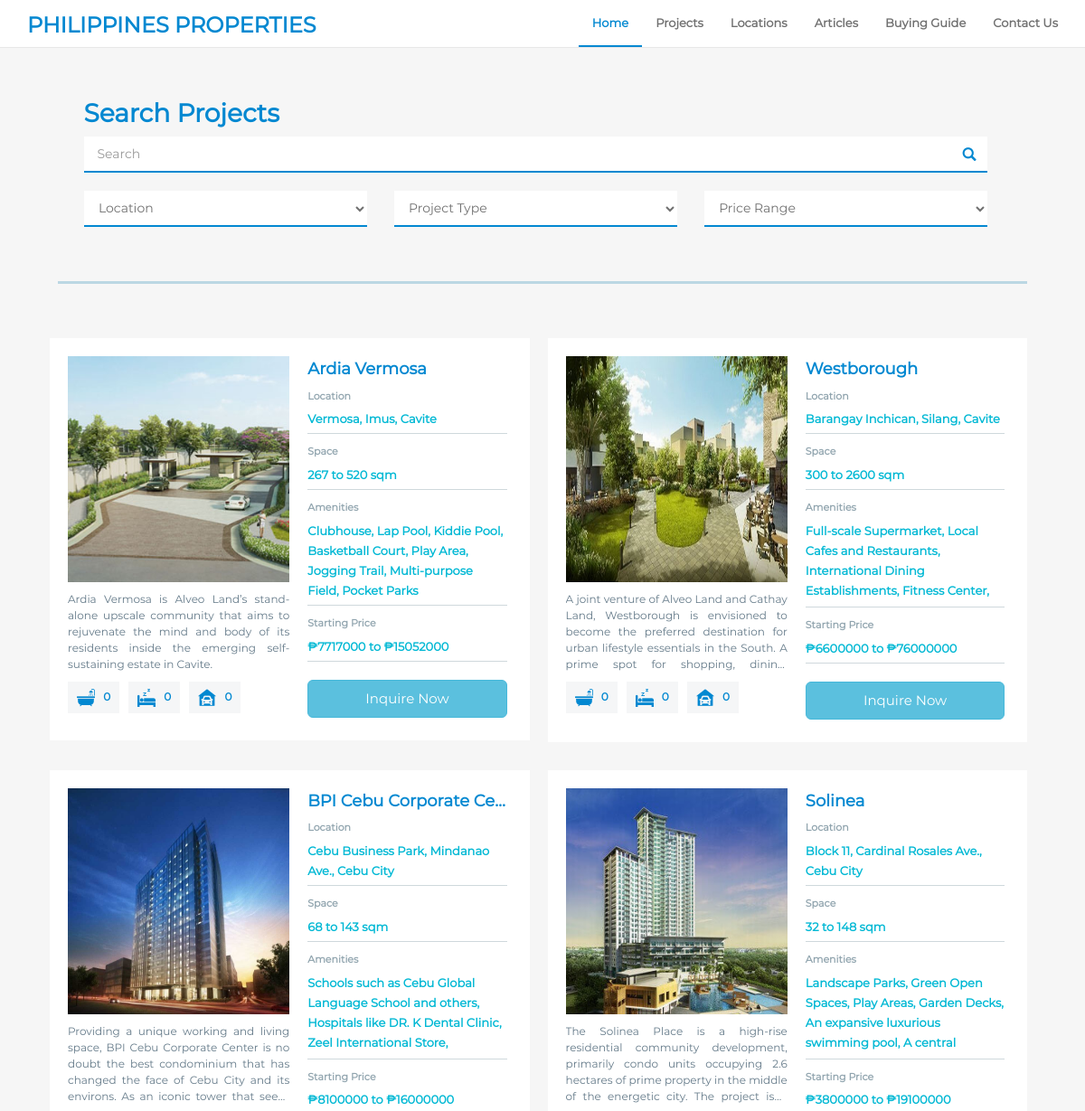
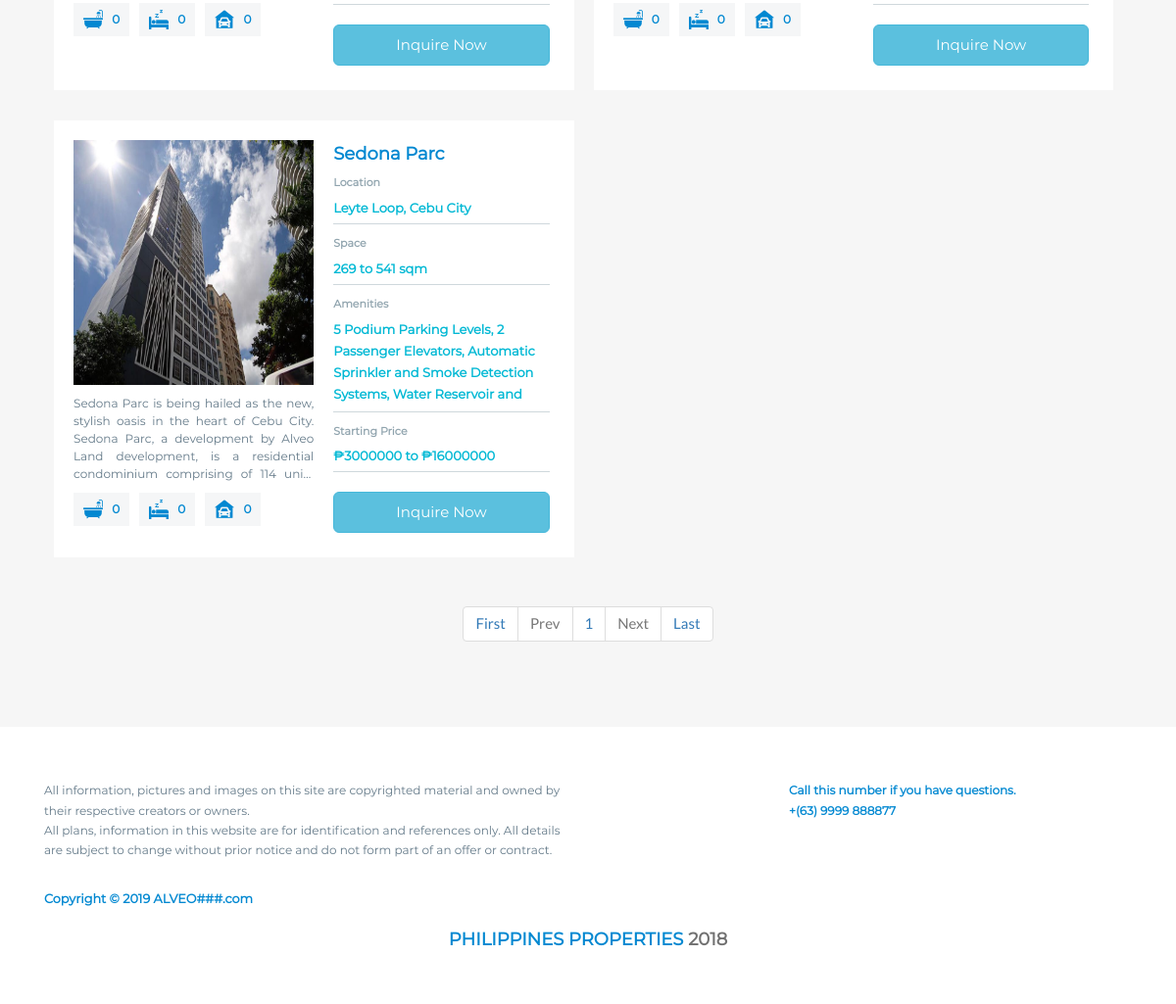
The page / on the database its author committed (2 pictures, top to bottom).
### tables this page shows
CREATE TABLE `properties` (
  `property_id` int(11) NOT NULL,
  `property_pic` varchar(300) DEFAULT NULL,
  `property_pic1` varchar(300) DEFAULT NULL,
  `property_pic2` varchar(300) DEFAULT NULL,
  `property_pic3` varchar(300) DEFAULT NULL,
  `property_name` varchar(250) NOT NULL,
  `property_vid` varchar(200) NOT NULL,
  `property_location` varchar(250) NOT NULL,
  `property_map` varchar(500) NOT NULL,
  `property_type` varchar(250) NOT NULL,
  `property_space` varchar(500) NOT NULL,
  `bedrooms` int(11) NOT NULL,
  `bathrooms` int(11) NOT NULL,
  `garages` int(11) NOT NULL,
  `property_amenities` varchar(10000) NOT NULL,
  `property_description` varchar(10000) NOT NULL,
  `property_price` int(11) NOT NULL,
  `property_maxprice` int(11) DEFAULT NULL
);

### index.php (the view, shortened to what this page needs)
<?php
	include 'connection.php';
?>
<!DOCTYPE html>
<html>
	<head>
		<link rel="stylesheet" type="text/css" href="bootstrap-3.3.7-dist/css/bootstrap.min.css">
    <link rel="stylesheet" href="css/Montserrat.css">
    <link rel="stylesheet" href="css/Crimson Text.css">
    <link rel="stylesheet" type="text/css" href="css/font-awesome.min.css">
    <link rel="stylesheet" type="text/css" href="css/slick.css">
    <link rel="stylesheet" type="text/css" href="css/style.css">
	</head>
	<body>
		<header id="header">
			<nav class="navbar navbar-default navbar-fixed-top">
				<div class="container">
			    <div class="navbar-header">
			      <a class="navbar-brand smoothScroll" href="index.php">
			        <h3>PHILIPPINES PROPERTIES</h3>
			      </a>
			    </div>
			    <div class="collapse navbar-collapse" id="main-navbar">
			      <ul class="nav navbar-nav navbar-right">
			        <li class="active"><a class="smoothScroll" href="#home">Home <span class="sr-only">(current)</span></a></li>
			        <li><a class="smoothScroll" href="#services">Projects</a></li>
			        <li><a class="smoothScroll" href="#">Locations</a></li>
			        <li><a class="smoothScroll" href="#">Articles</a></li>
			        <li><a class="smoothScroll" href="#">Buying Guide</a></li>
			        <li><a class="smoothScroll" href="#footer">Contact Us</a></li>
			      </ul>
			    </div>
			  </div>
			</nav>
		</header>
		<main>
			<section id="home">
				<div class="home-content">
					<div class="container">
						<form autocomplete="off">
							<div class="row">
								<div class="col-xs-11 justify-content-center">
									<h3>Search Projects</h3>
								</div>
							</div>
							<div class="row">
								<div class="col-xs-11 justify-content-center">
									<div id="custom-search-input">
		                <div class="input-group">
		                  <input id="search-text" name="search-text" type="text" class="search-query form-control" placeholder="Search">
		                  <span class="input-group-btn">
		                    <button disabled name="search" type="submit">
		                      <span class="glyphicon glyphicon-search" aria-hidden="true"></span>
		                    </button>
		                  </span>
		                </div>
		              </div>
		            </div>
							</div>
							<div class="row">
								<div class="col-xs-4 col-xs-offset-1">
									<div class="search-category">
	                  <select id="location" name="location" class="form-control">
	                  	<option value="" hidden>Location</option>
	                  </select>
	                </div>
	              </div>
	              <div class="col-xs-4">
		            	<div class="search-category">
	                  <select id="proj_type" name="proj_type" class="form-control">
	                  	<option value="" hidden>Project Type</option>
	                  </select>
	                </div>
	              </div>
	              <div class="col-xs-4">
		            	<div class="search-category">
	                  <select id="price_range" name="price_range" class="form-control">
	                  	<option value="" hidden>Price Range</option>
	                  </select>
	                </div>
	              </div>
							</div>
						</form>
					</div>
				</div>
			</section>
			<div class="container">
				<div class="sep"></div>
			</div>
			<section id="services">
				<div class="container" id="property-listings">
					<div class="row">
						<div id="row-span12" class="span12">
							<?php
								if (isset($_GET['pageno'])) {
									$pageno = $_GET['pageno'];
								} else {
									$pageno = 1;
								}
								$no_of_records_per_page = 8;
								$offset = ($pageno - 1) * $no_of_records_per_page;
								$total_pages_sql = mysqli_query($connection, "SELECT COUNT(*) FROM properties");
								$total_rows = mysqli_fetch_array($total_pages_sql)[0];
								$total_pages = ceil($total_rows / $no_of_records_per_page);
								$sql = mysqli_query($connection, "SELECT * FROM properties LIMIT $offset, $no_of_records_per_page");
								$count = 0;
								while($result = mysqli_fetch_array($sql)){
									if($count == 2){
							?>
										<div class="row"><div class="col-xs-12"></div></div>
							<?php $count = 0;}?>
										<div class="span6">
												<article class="property-item clearfix">
													<figure>
														<div class="item-zoom">
															<img alt="image" class="img-responsive" src="<?php echo $result['property_pic'];?>">
														</div>
														<figcaption>
															<?php echo $result['property_description'];?>
														</figcaption>
														<div class="icon-details">
															<span title="Bathroom" class="mrg">
																<img alt="image" src="img/Bathroom.png">
																<?php echo $result['bathrooms'];?>
															</span>
															<span title="Bed" class="mrg">
																<img alt="image" src="img/Bed.png">
																<?php echo $result['bedrooms'];?>
															</span>
															<span title="Garage">
																<img alt="image" src="img/Garage.png">
																<?php echo $result['garages'];?>
															</span>
														</div>
													</figure>
													<div class="detail">
														<h4 class="title" title="<?php echo $result['property_name'];?>">
															<?php echo $result['property_name'];?>
														</h4>
														<span class="detail-label">Location</span>
														<span class="detail-data">
															<?php echo $result['property_location'];?>
														</span>
														<span class="bb"></span>
														<span class="detail-label">Space</span>
														<span class="detail-data">
															<?php echo $result['property_space'];?>
														</span>
														<span class="bb"></span>
														<span class="detail-label">Amenities</span>
														<span class="detail-data dd-amenities">
															<?php echo $result['property_amenities'];?>
														</span>
														<span class="bb"></span>
														<span class="detail-label">Starting Price</span>
														<span class="detail-data">
															₱<?php echo $result['property_price'];?> to ₱<?php echo $result['property_maxprice'];?>
														</span>
														<span class="bb"></span>
														<form action="property.php" method="get">
															<button type="submit" class="btn btn-info btn-lg btn-block" name="property" value="<?php echo $result['property_id']; ?>">Inquire Now</button>
														</form>
													</div>
												</article>
											</div>
							<?php $count++;} mysqli_close($connection);?>
						</div>
					</div>
				</div>
				<div class="container pg">
					<ul class="pagination">
		        <li><a href="?pageno=1">First</a></li>
		        <li class="<?php if($pageno <= 1){ echo 'disabled'; } ?>">
		            <a href="<?php if($pageno <= 1){ echo '#'; } else { echo "?pageno=".($pageno - 1); } ?>">Prev</a>
		        </li>
		        <?php
		        	for($page = 1; $page <= $total_pages; $page++) {
		        ?>
		        		<li><a href="?pageno=<?php echo $page; ?>"><?php echo $page; ?></a></li>
		        <?php
		        	}
		        ?>
		        <li class="<?php if($pageno >= $total_pages){ echo 'disabled'; } ?>">
		            <a href="<?php if($pageno >= $total_pages){ echo '#'; } else { echo "?pageno=".($pageno + 1); } ?>">Next</a>
		        </li>
		        <li><a href="?pageno=<?php echo $total_pages; ?>">Last</a></li>
		    </ul>
				</div>
			</section>
		</main>
		<footer id="footer">
			<div class="container">
				<div class="row">
					<div class="col-xs-6">
						<p>All information, pictures and images on this site are copyrighted material and owned
							by their respective creators or owners.<br>
							All plans, information in this website are for identification and references only. All
							details are subject to change without prior notice and do not form part of an offer or
							contract.</p>
						<br>
					</div>
					<div id="call" class="col-xs-4 col-xs-offset-2">
						<p>Call this number if you have questions.</p>
						<p>+(63) 9999 888877</p>
					</div>
				</div>
				<div class="row">
					<div class="col-xs-6">
						<small class="copyright">Copyright © <span id="year">2018</span> ALVEO###.com</small>
					</div>
				</div>
				<div class="row">
					<h4 id="phil-prop">PHILIPPINES PROPERTIES <span id="yr">2018</span></h4>
				</div>
			</div>
		</footer>
	</body>
</html>

### css/style.css (style rules this page uses)
body { padding-top: 50px; background-color: #f6f6f6; font-family: 'Lato', serif; font-size: 15px; color: #637988; line-height: 1.7; }
ul, ol { list-style-type: none; padding: 0; margin: 0; }
p { margin: 0; }
h1, .h1, h2, .h2, h3, .h3, h4, .h4, h5, .h5, h6, .h6, label, button, select, input, .btn { font-family: 'Montserrat', sans-serif; margin: 0; }
h1, h2, .h2, h3, .h3, h4, .h4, h5, .h5, h6, .h6 { display: block; }
section { position: relative; }
button, .btn { font-size: 15px; }
.form-control { height: 40px; color: #707070; border: none; border-bottom: 2px solid #0288D1; border-radius: 0; transition: all 0.3s ease-out; box-shadow: none; }
.navbar { min-height: 50px; font-family: 'Montserrat', sans-serif; }
.navbar-default { background-color: #ffffff; }
.navbar-default .navbar-nav>li>a { font-size: 13px; font-weight: 600; color: #707070; }
.navbar-default .navbar-nav>.active>a, .navbar-default .navbar-nav>.active>a:focus, .navbar-default .navbar-nav>.active>a:hover { color: #0288D1; background-color: transparent; border-bottom: 2px solid #0288D1; }
.home-content { width: 100%; padding: 5% 0; }
#services { padding: 5% 0; }
#footer { background-color: #fff; padding: 55px 0; font-family: 'Montserrat', sans-serif; }
#footer p { text-align: left; font-size: 12px; }
#footer .col-xs-6 small, #footer .col-xs-3 h4 { font-weight: 600; color: #0288D1; }
@media only screen and (max-width: 100vw) { #home .col-xs-offset-1 { margin-left: 4.2%; } }
@media only screen and (max-width: 100vw) { #home .col-xs-4 { width: 30.1%; } }
@media only screen and (max-width: 100vw) { .mrg { margin-right: 10px; margin-bottom: 5px; } }
@media only screen and (max-width: 100vw) { .icon-details span { padding: 7px 10px; } }
#custom-search-input { margin:0; margin-top: 10px; padding: 0; }
#custom-search-input .search-query { padding: 0 15px; }
#custom-search-input button { width: 1%; border: 0; background: none; padding: 0; margin-top: 2px; position: relative; left: -28px; }
.justify-content-center { float: none; margin: 0 auto; }
.home-content h3 { font-weight: 900; font-size: 28px; color: #0288D1; }
#header h3, h1 { font-weight: 600; color: #0288d1; }
.glyphicon { z-index: 3; color: #0288D1; }
.search-category { margin-top: 20px; }
.row { margin: 0; }
.span12 { margin: 0 15px; }
.span6 { float: left; margin-left: 10px; margin-right: 10px; margin-bottom: 30px; width: 47.8%; }
@media (min-width: 1200px) { [class*="span"] { float: left; min-height: 1px; } }
.property-item { text-align: left; background-color: #fff; padding: 20px; font-family: 'Montserrat', sans-serif; }
.property-item figure { position: relative; float: left; width: 50%; margin-right: 20px; }
.item-zoom { overflow: hidden; }
.span6 { -webkit-transition: all 0.2s ease-in-out; transition: all 0.2s ease-in-out; }
.property-item figure figcaption { line-height: 1.5; text-align: justify; position: relative; color: #637988; font-size: 12px; padding-top: 10px; margin-bottom: 10px; display: -webkit-box; overflow : hidden; text-overflow: ellipsis; -webkit-line-clamp: 5; -webkit-box-orient: vertical; }
.icon-details img { padding-right: 6px; }
.icon-details span { color: #0288D1; font-weight: 600; font-size: 12px; float: left; background-color: #f5f6f7; }
.detail { position: relative; padding: 5px 0; float: left; width: 44.94%; }
.detail span { display: block; }
.title { color: #0288D1; font-weight: 600; overflow: hidden; text-overflow: ellipsis; white-space: nowrap; }
.detail .detail-label { font-weight: 600; font-size: 11px; color: #90A4AE; padding-top: 10px; }
.detail-data { font-size: 13px; font-weight: 600; color: #00B8D4; margin: 5px 0; }
.bb { border-bottom: 1px solid #CFD8DC; }
.detail button { margin-top: 20px; }
.sep { margin: 0 3%; border-bottom: 3px solid #bbd7e3; }
.img-responsive { height: 250px; }
.dd-amenities { max-height: 90px; overflow: hidden; }
#yr { color: #707070; }
#call { color: #0288D1; text-align: right; font-weight: 600; }
#phil-prop { font-weight: 600; color: #0288D1; padding: 0; margin-top: 20px; text-align: center; }
.pg { text-align: center; }

### rows shown on the page
properties: property_pic (picture), property_description "Ardia Vermosa is Alveo Land’s stand-alone upscale community that aims to rejuvenate the mind and body of its residents inside the emerging self-sustaining estate in Cavite.", bathrooms "0", bedrooms "0", garages "0", property_name "Ardia Vermosa", property_location "Vermosa, Imus, Cavite", property_space "267 to 520 sqm", property_amenities "Clubhouse, Lap Pool, Kiddie Pool, Basketball Court, Play Area, Jogging Trail, Multi-purpose Field, Pocket Parks", property_price "7717000", property_maxprice "15052000", $result['property_id'] 1 (drawn)
properties: property_pic (picture), property_description "A joint venture of Alveo Land and Cathay Land, Westborough is envisioned to become the preferred destination for urban lifestyle essentials in the South. A prime spot for shopping,…", bathrooms "0", bedrooms "0", garages "0", property_name "Westborough", property_location "Barangay Inchican, Silang, Cavite", property_space "300 to 2600 sqm", property_amenities "Full-scale Supermarket, Local Cafes and Restaurants, International Dining Establishments, Fitness Center,…", property_price "6600000", property_maxprice "76000000", $result['property_id'] 2 (drawn)
properties: property_pic (picture), property_description "Providing a unique working and living space, BPI Cebu Corporate Center is no doubt the best condominium that has changed the face of Cebu City and its environs. As an iconic tower that…", bathrooms "0", bedrooms "0", garages "0", property_name "BPI Cebu Corporate Ce…", property_location "Cebu Business Park, Mindanao Ave., Cebu City", property_space "68 to 143 sqm", property_amenities "Schools such as Cebu Global Language School and others, Hospitals like DR. K Dental Clinic, Zeel International Store,…", property_price "8100000", property_maxprice "16000000", $result['property_id'] 3 (drawn)
properties: shows a picture, property_description "The Solinea Place is a high-rise residential community development, primarily condo units occupying 2.6 hectares of prime property in the middle of the energetic city. The project is…", bathrooms "0", bedrooms "0", garages "0", property_name "Solinea", property_location "Block 11, Cardinal Rosales Ave., Cebu City", property_space "32 to 148 sqm", property_amenities "Landscape Parks, Green Open Spaces, Play Areas, Garden Decks, An expansive luxurious swimming pool, A central…", property_price "3800000", property_maxprice "19100000", $result['property_id'] 4 (drawn)
properties: shows a picture, property_description "Sedona Parc is being hailed as the new, stylish oasis in the heart of Cebu City. Sedona Parc, a development by Alveo Land development, is a residential condominium comprising of 114…", bathrooms "0", bedrooms "0", garages "0", property_name "Sedona Parc", property_location "Leyte Loop, Cebu City", property_space "269 to 541 sqm", property_amenities "5 Podium Parking Levels, 2 Passenger Elevators, Automatic Sprinkler and Smoke Detection Systems, Water Reservoir and…", property_price "3000000", property_maxprice "16000000", $result['property_id'] 5 (drawn)
